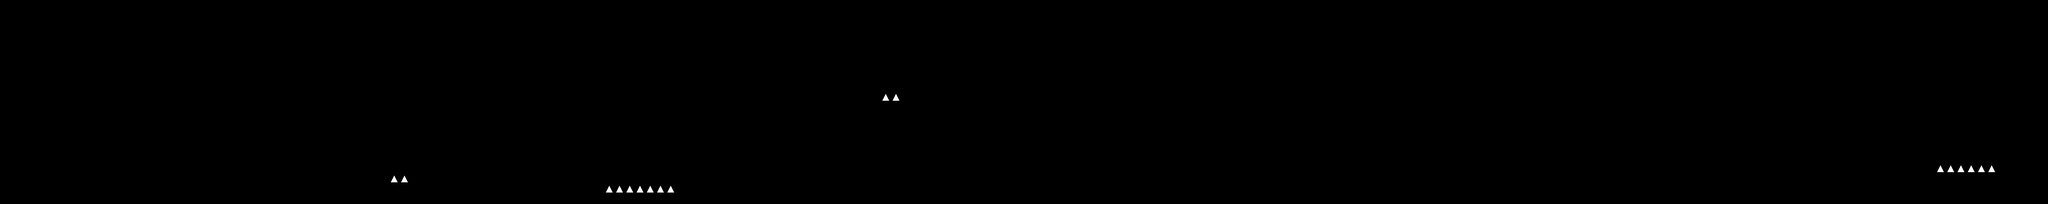

The image is a tile-based game level rendered from a .tmx file. Its description and source (layers, tilesets, objects; grid data summarised) follow:
An orthogonal 200x20 tile map with 64x64 px tiles, 2 tile layers (tileLayer, hazardLayer) and 205 objects (74x color, 59x coin, 9x rock, 8x walker, 8x spike, ...).

<map version="1.0" orientation="orthogonal" renderorder="right-down" width="200" height="20" tilewidth="64" tileheight="64" nextobjectid="307">
    <tileset firstgid="1" name="worlds" tilewidth="64" tileheight="64" spacing="16" margin="8" tilecount="9" columns="9">
        <image source="tiles.png" width="720" height="80" />
    </tileset>
    <layer name="tileLayer" width="200" height="20">
        <data>[4000 cells, 671 non-empty, 8 distinct tile ids]</data>
    </layer>
    <objectgroup name="gameObjects">
        <object id="1" name="player" x="128" y="1024" width="64" height="128" />
        <object id="4" name="walker" x="320" y="704" width="64" height="128" />
        <object id="6" name="walker" x="5312" y="1024" width="64" height="128" />
        <object id="9" name="jumper" x="8704" y="896" width="64" height="128" />
        <object id="10" name="jumper" x="10176" y="896" width="64" height="128" />
        <object id="11" name="jumper" x="11776" y="896" width="64" height="128" />
        <object id="12" name="flyer" x="1088" y="768" width="64" height="128" />
        <object id="15" name="staticshooter" x="7872" y="832" width="64" height="128" />
        <object id="16" name="staticshooter" x="9152" y="832" width="64" height="128" />
        <object id="28" name="coin" x="128" y="640" width="64" height="64" />
        <object id="19" name="coin" x="256" y="640" width="64" height="64" />
        <object id="20" name="coin" x="192" y="640" width="64" height="64" />
        <object id="21" name="powerup" x="6784" y="320" width="64" height="64" />
        <object id="24" name="exit" x="12672" y="832" width="128" height="192" />
        <object id="49" name="spike" x="2560" y="320" width="64" height="64" />
        <object id="51" name="spike" x="3392" y="832" width="64" height="64" />
        <object id="55" name="spike" x="4672" y="576" width="64" height="64" />
        <object id="56" name="spike" x="5184" y="576" width="64" height="64" />
        <object id="64" name="spike" x="9216" y="512" width="64" height="64" />
        <object id="64" name="walker" x="8892" y="894" width="64" height="128" />
        <object id="64" name="walker" x="10368" y="896" width="64" height="128" />
        <object id="68" name="walker" x="10560" y="896" width="64" height="128" />
        <object id="71" name="walker" x="9408" y="128" width="64" height="128" />
        <object id="73" name="walker" x="5824" y="768" width="64" height="128" />
        <object id="74" name="jumper" x="5312" y="1024" width="64" height="128" />
        <object id="76" name="flyer" x="3520" y="896" width="64" height="128" />
        <object id="77" name="flyer" x="2432" y="896" width="64" height="128" />
        <object id="78" name="walker" x="576" y="1024" width="64" height="128" />
        <object id="79" name="flyer" x="704" y="128" width="64" height="128" />
        <object id="80" name="flyer" x="1600" y="384" width="64" height="128" />
        <object id="81" name="coin" x="2560" y="896" width="64" height="64" />
        <object id="82" name="coin" x="2624" y="896" width="64" height="64" />
        <object id="83" name="coin" x="3264" y="960" width="64" height="64" />
        <object id="84" name="coin" x="3840" y="768" width="64" height="64" />
        <object id="85" name="coin" x="3904" y="768" width="64" height="64" />
        <object id="89" name="coin" x="6528" y="192" width="64" height="64" />
        <object id="96" name="coin" x="6592" y="192" width="64" height="64" />
        <object id="103" name="coin" x="960" y="256" width="64" height="64" />
        <object id="104" name="coin" x="1024" y="256" width="64" height="64" />
        <object id="105" name="coin" x="1344" y="256" width="64" height="64" />
        <object id="106" name="coin" x="1408" y="256" width="64" height="64" />
        <object id="107" name="coin" x="3328" y="960" width="64" height="64" />
        <object id="108" name="coin" x="3392" y="960" width="64" height="64" />
        <object id="109" name="coin" x="4032" y="768" width="64" height="64" />
        <object id="110" name="coin" x="4096" y="768" width="64" height="64" />
        <object id="113" name="coin" x="4992" y="960" width="64" height="64" />
        <object id="114" name="coin" x="5056" y="1024" width="64" height="64" />
        <object id="117" name="coin" x="6336" y="576" width="64" height="64" />
        <object id="118" name="coin" x="6272" y="576" width="64" height="64" />
        <object id="119" name="coin" x="6464" y="640" width="64" height="64" />
        <object id="120" name="coin" x="6592" y="704" width="64" height="64" />
        <object id="121" name="coin" x="6848" y="320" width="64" height="64" />
        <object id="122" name="coin" x="6912" y="384" width="64" height="64" />
        <object id="124" name="coin" x="7296" y="704" width="64" height="64" />
        <object id="125" name="coin" x="7360" y="768" width="64" height="64" />
        <object id="126" name="coin" x="7424" y="832" width="64" height="64" />
        <object id="127" name="coin" x="7104" y="1024" width="64" height="64" />
        <object id="128" name="coin" x="7104" y="960" width="64" height="64" />
        <object id="129" name="coin" x="7104" y="896" width="64" height="64" />
        <object id="130" name="coin" x="8448" y="896" width="64" height="64" />
        <object id="131" name="coin" x="8512" y="896" width="64" height="64" />
        <object id="132" name="coin" x="8576" y="896" width="64" height="64" />
        <object id="133" name="coin" x="8640" y="896" width="64" height="64" />
        <object id="134" name="coin" x="8640" y="64" width="64" height="64" />
        <object id="135" name="coin" x="8704" y="64" width="64" height="64" />
        <object id="136" name="coin" x="8768" y="128" width="64" height="64" />
        <object id="137" name="coin" x="9152" y="192" width="64" height="64" />
        <object id="138" name="coin" x="9216" y="192" width="64" height="64" />
        <object id="139" name="coin" x="9280" y="192" width="64" height="64" />
        <object id="140" name="coin" x="9344" y="192" width="64" height="64" />
        <object id="150" name="coin" x="12224" y="768" width="64" height="64" />
        <object id="161" name="coin" x="3072" y="512" width="64" height="64" />
        <object id="162" name="coin" x="3136" y="448" width="64" height="64" />
        <object id="163" name="coin" x="3456" y="960" width="64" height="64" />
        <object id="165" name="coin" x="1856" y="1024" width="64" height="64" />
        <object id="166" name="coin" x="1856" y="960" width="64" height="64" />
        <object id="167" name="coin" x="1856" y="896" width="64" height="64" />
        <object id="168" name="coin" x="1856" y="832" width="64" height="64" />
        <object id="169" name="coin" x="64" y="256" width="64" height="64" />
        <object id="170" name="coin" x="64" y="192" width="64" height="64" />
        <object id="238" name="spike" x="11456" y="704" width="64" height="64" />
        <object id="239" name="spike" x="8832" y="512" width="64" height="64" />
        <object id="240" name="spike" x="4992" y="448" width="64" height="64" />
        <object id="244" name="staticshooter" x="2816" y="704" width="64" height="128" />
        <object id="247" name="staticshooter" x="5376" y="1024" width="64" height="128" />
        <object id="248" name="staticshooter" x="9856" y="896" width="64" height="128" />
        <object id="249" name="staticshooter" x="10688" y="896" width="64" height="128" />
        </objectgroup>
    <layer name="hazardLayer" width="200" height="20">
        <data>[4000 cells, 18 non-empty, 2 distinct tile ids]</data>
    </layer>
    <objectgroup name="colors">
        <!-- 104 objects omitted --></objectgroup>
    <objectgroup name="background">
        <!-- 3 objects omitted --></objectgroup>
</map>
<!-- 118 of 205 objects omitted -->
